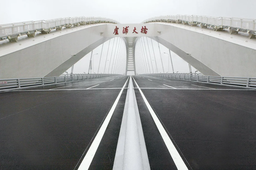
#> input picture Assignment 2/Question 5/sample/0.png, 256 x 170 px, shrunk from 512 x 341 before the run
$ jupyter execute --allow-errors q5.ipynb
#> lines starting #> are read from the running program, lines starting #| are printed output that depends on the picture; after the words box and inside, x2 and y2 are one past the last pixel; in counts of white or black regions, pixels touching at a corner belong together
[cell 1]
import cv2
import numpy as np
import matplotlib.pyplot as plt
import pandas as pd
import math

def calculate_mse(original_image, filtered_image):
    #Calculate the mse of the output image
    mse = np.mean((original_image - filtered_image) ** 2)
    return mse

def add_salt_and_pepper_noise(image, noise_level):
    noisy_image = image.copy()
    total_pixels = image.size

    # Salt noise
    num_salt = np.ceil(noise_level * total_pixels * 0.5).astype(int)

    for channel in range(image.shape[2]):
        #For every channel, determine different random sample of pixels and add noise for that channel
        salt_coords = [np.random.randint(0, i - 1, num_salt) for i in image.shape[:2]]
        noisy_image[salt_coords[0], salt_coords[1], channel] = 255  # White salt

    # Pepper noise
    num_pepper = np.ceil(noise_level * total_pixels * 0.5).astype(int)

    for channel in range(image.shape[2]):
        #For every channel, determine different random sample of pixels and add noise for that channel
        pepper_coords = [np.random.randint(0, i - 1, num_pepper) for i in image.shape[:2]]
        noisy_image[pepper_coords[0], pepper_coords[1], channel] = 0  # Black pepper

    return noisy_image

def add_salt_and_pepper_noise_correlated(image, noise_level):
    noisy_image = image.copy()
    total_pixels = image.size

    # Salt noise
    num_salt = np.ceil(noise_level * total_pixels * 0.5).astype(int)
    salt_coords = [np.random.randint(0, i - 1, num_salt) for i in image.shape[:2]]

    #Add noise to same pixels for every channel
    for channel in range(image.shape[2]):
        noisy_image[salt_coords[0], salt_coords[1], channel] = 255  # White salt

    # Pepper noise
    num_pepper = np.ceil(noise_level * total_pixels * 0.5).astype(int)
    pepper_coords = [np.random.randint(0, i - 1, num_pepper) for i in image.shape[:2]]

    #Add noise to same pixels for every channel
    for channel in range(image.shape[2]):
        noisy_image[pepper_coords[0], pepper_coords[1], channel] = 0  # Black pepper

    return noisy_image

# Marginal Strategy

[cell 2]
def marginal(image, kernel_size):
    h, w, _ = image.shape
    result_image = image.copy()

    #for every pixel
    for row in range(h):
        for col in range(w):
            #consider each channel differently
            red = []
            green = []
            blue = []
            #add r, g and b values of the neighbors into list
            for i in range(max(0, row - (kernel_size // 2)), min(h, row + (kernel_size // 2)+ 1)):
                for j in range(max(0, col - (kernel_size // 2)), min(w, col + (kernel_size // 2)+ 1)):
                    red.append(image[i][j][0])
                    green.append(image[i][j][1])
                    blue.append(image[i][j][2])

            #find the medians of each channel and assign to current pixel
            result_image[row][col][0] = np.median(red)
            result_image[row][col][1] = np.median(green)
            result_image[row][col][2] = np.median(blue)
    return result_image

# Vector Strategy - Lexicographical Ordering

[cell 3]
def lexicographical(image, kernel_size):
    h, w, _ = image.shape
    result_image = image.copy()

    for row in range(h):
        for col in range(w):
            #get the color vectors of neighbors
            pixels = image[max(0, row - (kernel_size // 2)):min(h, row + (kernel_size // 2) + 1),
                           max(0, col - (kernel_size // 2)):min(w, col + (kernel_size // 2) + 1)].reshape(-1, 3)

            #sort the color vectors of neighors lexicographically and find the middle value and assing to current pixel
            result_image[row][col] = pixels[np.lexsort(pixels.T)][len(pixels) // 2]
    return result_image

# Vector Strategy - Bitmix Ordering

[cell 4]
def bitmix(image, kernel_size):
    h, w, _ = image.shape
    result_image = image.copy()

    for row in range(h):
        for col in range(w):
            indexes = {}
            #get the color vectors of the neighbors
            pixels = image[max(0, row - (kernel_size // 2)):min(h, row + (kernel_size // 2) + 1),
                           max(0, col - (kernel_size // 2)):min(w, col + (kernel_size // 2) + 1)].reshape(-1, 3)


            #calculate bitmix integers of each color vector in pixels
            for i in range(len(pixels)):
                r, g, b = format(pixels[i][0],'08b'), format(pixels[i][1],'08b'), format(pixels[i][2],'08b')
                indexes[i] = ''.join([r[i] + g[i] + b[i] for i in range(8)])

            #sort the bitmix values of neighors and find the middle value and assing to current pixel
            sorted_items = sorted(indexes.items(), key=lambda x: x[1])
            result_image[row][col] = pixels[sorted_items[len(pixels) // 2][0]]
    return result_image

# Vector Strategy - Norm Based Ordering

[cell 5]
def norm_based(image, kernel_size):
    h, w, _ = image.shape
    result_image = image.copy()

    for row in range(h):
        for col in range(w):
            indexes = {}
             #get the color vectors of the neighbors
            pixels = image[max(0, row - (kernel_size // 2)):min(h, row + (kernel_size // 2) + 1),
                           max(0, col - (kernel_size // 2)):min(w, col + (kernel_size // 2) + 1)].reshape(-1, 3)

            #calculate norms of each color vector in pixels
            for i in range(len(pixels)):
                norm = math.sqrt(pixels[i][0]**2 + pixels[i][1]**2 + pixels[i][2]**2)
                indexes[i] = norm

            #sort the color vectors by norm values of neighors and find the middle value and assing to current pixel
            sorted_items = sorted(indexes.items(), key=lambda x: x[1])
            result_image[row][col] = pixels[sorted_items[len(pixels) // 2][0]]
    return result_image

[cell 6]
original_image = cv2.cvtColor(cv2.imread('sample/0.png'), cv2.COLOR_BGR2RGB)
noisy_image = add_salt_and_pepper_noise(original_image, 0.05)
#> after the loop in add_salt_and_pepper_noise, `for channel in range(image.shape[2]):`:
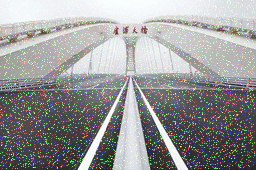
#> noisy_image: shape (170, 256, 3); mean R, G, B 151, 152.1, 151.7
marginal_filtered_image = marginal(noisy_image, 3)
lexicographical_filtered_image = lexicographical(noisy_image, 3)
bitmix_filtered_image = bitmix(noisy_image, 3)
norm_based_filtered_image = norm_based(noisy_image, 3)
#> after the loop in norm_based, `for row in range(h):`:
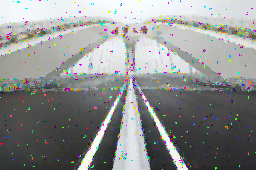
#> result_image: shape (170, 256, 3); mean R, G, B 141.6, 143.3, 142.6
plt.figure(figsize=(10, 8))

# Original Image
plt.subplot(2, 3, 1)
plt.imshow(original_image)
plt.title('Original Image')
plt.axis('off')

# Noisy Image
plt.subplot(2, 3, 2)
plt.imshow(noisy_image)
plt.title('Noisy Image - 5% noise')
plt.axis('off')

# Marginal Filtered Image
plt.subplot(2, 3, 3)
plt.imshow(marginal_filtered_image)
plt.title('Marginal Filtered Image MSE: '+str(round(calculate_mse(original_image, marginal_filtered_image), 2)))
#> in calculate_mse, `mse = np.mean((original_image - filtered_image) ** 2)`: mse = 17.53
plt.axis('off')

# Lexicographical Filtered Image
plt.subplot(2, 3, 4)
plt.imshow(lexicographical_filtered_image)
plt.title('Lexicographical Filtered Image MSE: '+str(round(calculate_mse(original_image, lexicographical_filtered_image), 2)))
plt.axis('off')

# Bitmix Filtered Image
plt.subplot(2, 3, 5)
plt.imshow(bitmix_filtered_image)
plt.title('Bitmix Filtered Image MSE: '+str(round(calculate_mse(original_image, bitmix_filtered_image), 2)))
plt.axis('off')

# Norm-based Filtered Image
plt.subplot(2, 3, 6)
plt.imshow(norm_based_filtered_image)
plt.title('Norm-based Filtered Image MSE: '+str(round(calculate_mse(original_image, norm_based_filtered_image), 2)))
plt.axis('off')

# Adjust layout
plt.tight_layout()

# Show the plot
plt.show()

[cell 7]
original_image = cv2.cvtColor(cv2.imread('sample/0.png'), cv2.COLOR_BGR2RGB)
noisy_image = add_salt_and_pepper_noise_correlated(original_image, 0.05)
#> after the loop in add_salt_and_pepper_noise_correlated, `for channel in range(image.shape[2]):`:
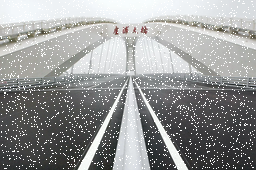
#> noisy_image: shape (170, 256, 3); mean R, G, B 150.9, 152, 151.6
#> after the loop in add_salt_and_pepper_noise_correlated, `for channel in range(image.shape[2]):`:
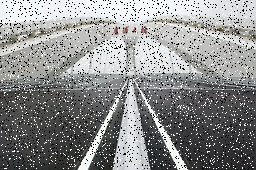
#> noisy_image: shape (170, 256, 3); 7.23% of pixels changed, all inside (x1, y1, x2, y2) = (0, 0, 255, 169)
marginal_filtered_image = marginal(noisy_image, 3)
#> call 2 of marginal, with kernel_size = 3
#> after the loop in marginal (call 2), `for row in range(h):`:
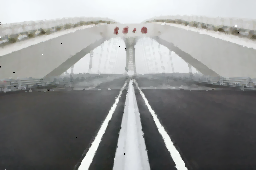
#> result_image: shape (170, 256, 3); mean R, G, B 142.7, 143.9, 143.5
lexicographical_filtered_image = lexicographical(noisy_image, 3)
bitmix_filtered_image = bitmix(noisy_image, 3)
norm_based_filtered_image = norm_based(noisy_image, 3)
plt.figure(figsize=(10, 8))

# Original Image
plt.subplot(2, 3, 1)
plt.imshow(original_image)
plt.title('Original Image')
plt.axis('off')

# Noisy Image
plt.subplot(2, 3, 2)
plt.imshow(noisy_image)
plt.title('Noisy Image - 5% correlated noise')
plt.axis('off')

# Marginal Filtered Image
plt.subplot(2, 3, 3)
plt.imshow(marginal_filtered_image)
plt.title('Marginal Filtered Image MSE: '+str(round(calculate_mse(original_image, marginal_filtered_image), 2)))
plt.axis('off')

# Lexicographical Filtered Image
plt.subplot(2, 3, 4)
plt.imshow(lexicographical_filtered_image)
plt.title('Lexicographical Filtered Image MSE: '+str(round(calculate_mse(original_image, lexicographical_filtered_image), 2)))
plt.axis('off')

# Bitmix Filtered Image
plt.subplot(2, 3, 5)
plt.imshow(bitmix_filtered_image)
plt.title('Bitmix Filtered Image MSE: '+str(round(calculate_mse(original_image, bitmix_filtered_image), 2)))
plt.axis('off')

# Norm-based Filtered Image
plt.subplot(2, 3, 6)
plt.imshow(norm_based_filtered_image)
plt.title('Norm-based Filtered Image MSE: '+str(round(calculate_mse(original_image, norm_based_filtered_image), 2)))
plt.axis('off')

# Adjust layout
plt.tight_layout()

# Show the plot
plt.show()

# Tests

[cell 8]
noise_rates = [0.01, 0.05, 0.3]
filter_sizes = [3, 7, 15]
results = pd.DataFrame(columns=["strategy", "sample", "noise", "filter_size", "mse"])

#> (the rest of this cell did not finish here and is left out)

#> call 2 of add_salt_and_pepper_noise, with noise_level = 0.01
#> after the loop in add_salt_and_pepper_noise (call 2), `for channel in range(image.shape[2]):`:
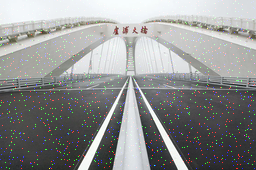
#> noisy_image: shape (170, 256, 3); mean R, G, B 144.3, 145.6, 145.2
#> after the loop in add_salt_and_pepper_noise (call 2), `for channel in range(image.shape[2]):`:
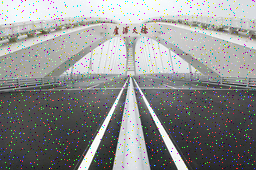
#> noisy_image: shape (170, 256, 3); 4.4% of pixels changed, all inside (x1, y1, x2, y2) = (0, 0, 255, 169)

            filtered_image = marginal(noisy_image, filter_size)
#> call 3 of marginal, with kernel_size = 3
#> after the loop in marginal (call 3), `for row in range(h):`:
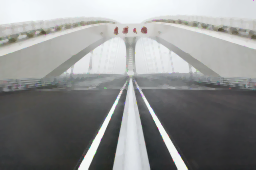
#> result_image: shape (170, 256, 3); mean R, G, B 142.8, 144.1, 143.7
            mse = calculate_mse(original_image, filtered_image)
#> `mse = calculate_mse(original_image, filtered_image)`: mse = 15.28
#| Sample 0 for Marginal Strategy - noise: 0.01 filter size: 3 MSE: 15.28
            print('Sample '+str(i)+' for Marginal Strategy - noise: '+str(noise)+' filter size: '+str(filter_size)+' MSE: '+ str(round(mse, 2)))
            results.loc[len(results.index)] = ['marginal', i, noise, filter_size, mse]

            filtered_image = lexicographical(noisy_image, filter_size)
#> call 3 of lexicographical, with kernel_size = 3
#> after the loop in lexicographical (call 3), `for row in range(h):`:
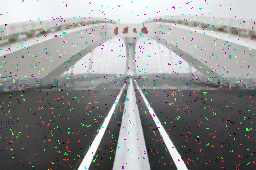
#> result_image: shape (170, 256, 3); mean R, G, B 142.4, 143.7, 143.7
            mse = calculate_mse(original_image, filtered_image)
#> `mse = calculate_mse(original_image, filtered_image)`: mse = 17.4
#| Sample 0 for Vector Strategy(Lexicographical Ordering) - noise: 0.01 filter size: 3 MSE: 17.4
            print('Sample '+str(i)+' for Vector Strategy(Lexicographical Ordering) - noise: '+str(noise)+' filter size: '+str(filter_size)+' MSE: '+ str(round(mse, 2)))
            results.loc[len(results.index)] = ['lexicographical', i, noise, filter_size, mse]

            filtered_image = bitmix(noisy_image, filter_size)
            mse = calculate_mse(original_image, filtered_image)
#> `mse = calculate_mse(original_image, filtered_image)`: mse = 16.67
#| Sample 0 for Vector Strategy(Bitmix Ordering) - noise: 0.01 filter size: 3 MSE: 16.67
            print('Sample '+str(i)+' for Vector Strategy(Bitmix Ordering) - noise: '+str(noise)+' filter size: '+str(filter_size)+' MSE: '+ str(round(mse, 2)))
            results.loc[len(results.index)] = ['bitmix', i, noise, filter_size, mse]

            filtered_image = norm_based(noisy_image, filter_size)
            mse = calculate_mse(original_image, filtered_image)
#> `mse = calculate_mse(original_image, filtered_image)`: mse = 16.58
#| Sample 0 for Vector Strategy(Norm Based Ordering) - noise: 0.01 filter size: 3 MSE: 16.58
            print('Sample '+str(i)+' for Vector Strategy(Norm Based Ordering) - noise: '+str(noise)+' filter size: '+str(filter_size)+' MSE: '+ str(round(mse, 2)))
            results.loc[len(results.index)] = ['norm_based', i, noise, filter_size, mse]

[cell 9]
results.to_csv("results.csv")

[cell 10]
results = pd.read_csv("results.csv").drop(columns="Unnamed: 0")
results

[cell 11]
#Overall Performance - Mean MSE values for all test cases
results.groupby("strategy")["mse"].mean().sort_values()

[cell 12]
#Sample Performance - Mean MSE values for all test cases of Samples
a = results.groupby(["strategy", "sample"])["mse"].mean().reset_index().sort_values(["sample", "mse"])
a

[cell 13]
color_map = {'marginal': 'blue', 'norm_based': 'green', 'bitmix': 'red', 'lexicographical': 'orange'}

# Iterate over unique strategies and plot the corresponding data
for strategy in set(a['strategy']):
    strategy_data = a[a['strategy'] == strategy]
    plt.plot(strategy_data['sample'], strategy_data['mse'], label=strategy, color=color_map[strategy])

# Set labels and title
plt.xlabel('Sample')
plt.ylabel('MSE')
plt.title('Mean MSE of Strategies for Different Samples')
plt.legend()

# Show the plot
plt.show()

[cell 14]
#Noise Performance - Mean MSE values for all test cases of Noises
b = results.groupby(["strategy", "noise"])["mse"].mean().reset_index().sort_values(["noise", "mse"])
b

[cell 15]
color_map = {'marginal': 'blue', 'norm_based': 'green', 'bitmix': 'red', 'lexicographical': 'orange'}

# Iterate over unique strategies and plot the corresponding data
for strategy in set(b['strategy']):
    strategy_data = b[b['strategy'] == strategy]
    plt.plot(strategy_data['noise'], strategy_data['mse'], label=strategy, color=color_map[strategy])

# Set labels and title
plt.xlabel('Noise')
plt.ylabel('MSE')
plt.title('Mean MSE of Strategies for Different Noises')
plt.legend()

# Show the plot
plt.show()

[cell 16]
#Filter Size Performance - Mean MSE values for all test cases of filter sizes
c = results.groupby(["strategy", "filter_size"])["mse"].mean().reset_index().sort_values(["filter_size", "mse"]).reset_index(drop=True)
c

[cell 17]
color_map = {'marginal': 'blue', 'norm_based': 'green', 'bitmix': 'red', 'lexicographical': 'orange'}

# Iterate over unique strategies and plot the corresponding data
for strategy in set(c['strategy']):
    strategy_data = c[c['strategy'] == strategy]
    plt.plot(strategy_data['filter_size'], strategy_data['mse'], label=strategy, color=color_map[strategy])

# Set labels and title
plt.xlabel('Filter Size')
plt.ylabel('MSE')
plt.title('Mean MSE of Strategies for Different Filter Sizes')
plt.legend()

# Show the plot
plt.show()
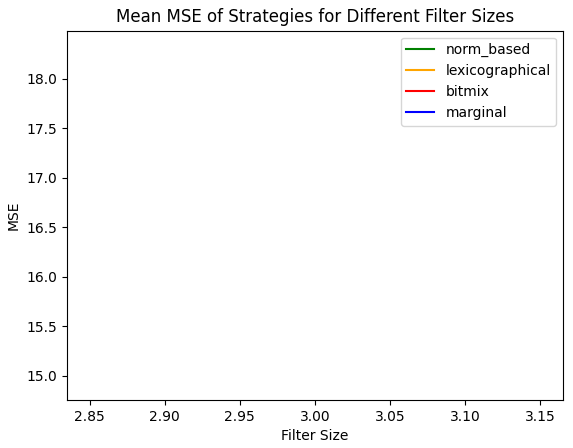
#> figure drawn by matplotlib, 1 panel
